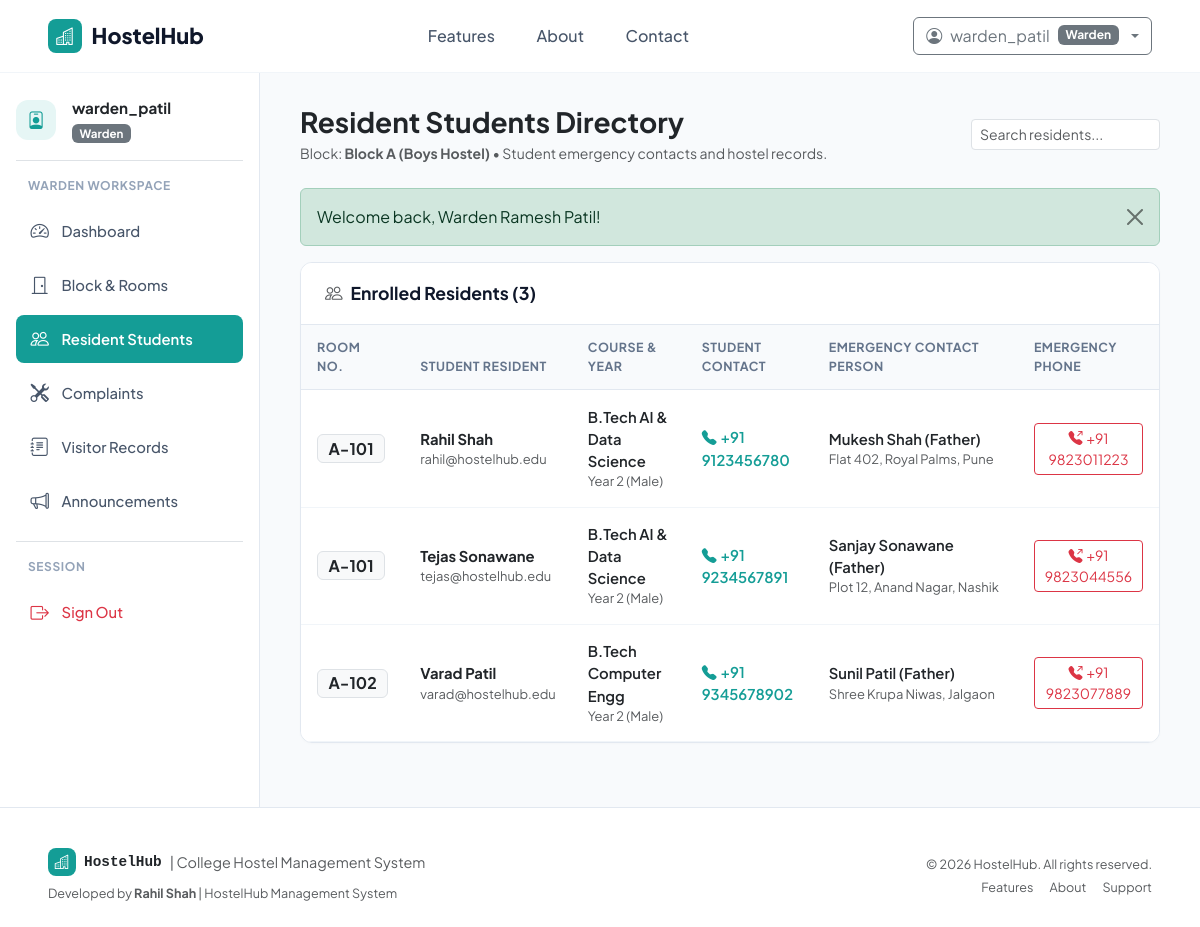
Page /warden/students.php (signed in) on the committed database.
### tables this page shows
CREATE TABLE `wardens` (
    `WardenID` INT AUTO_INCREMENT PRIMARY KEY,
    `Name` VARCHAR(100) NOT NULL,
    `Email` VARCHAR(100) NOT NULL UNIQUE,
    `Phone` VARCHAR(20) NOT NULL,
    `BlockID` INT NULL,
    `CreatedAt` TIMESTAMP DEFAULT CURRENT_TIMESTAMP,
    FOREIGN KEY (`BlockID`) REFERENCES `blocks`(`BlockID`) ON DELETE SET NULL
);

CREATE TABLE `blocks` (
    `BlockID` INT AUTO_INCREMENT PRIMARY KEY,
    `BlockName` VARCHAR(50) NOT NULL UNIQUE,
    `Gender` ENUM('Boys', 'Girls', 'Coed') NOT NULL,
    `Description` VARCHAR(255) NULL,
    `CreatedAt` TIMESTAMP DEFAULT CURRENT_TIMESTAMP
);

CREATE TABLE `students` (
    `StudentID` INT AUTO_INCREMENT PRIMARY KEY,
    `Name` VARCHAR(100) NOT NULL,
    `Email` VARCHAR(100) NOT NULL UNIQUE,
    `Phone` VARCHAR(20) NOT NULL,
    `Gender` ENUM('Male', 'Female', 'Other') NOT NULL,
    `Course` VARCHAR(100) NOT NULL,
    `Year` INT NOT NULL DEFAULT 1,
    `EmergencyContact` VARCHAR(100) NOT NULL,
    `EmergencyPhone` VARCHAR(20) NOT NULL,
    `Address` TEXT NULL,
    `RoomID` INT NULL,
    `CreatedAt` TIMESTAMP DEFAULT CURRENT_TIMESTAMP,
    FOREIGN KEY (`RoomID`) REFERENCES `rooms`(`RoomID`) ON DELETE SET NULL
);

CREATE TABLE `rooms` (
    `RoomID` INT AUTO_INCREMENT PRIMARY KEY,
    `RoomNumber` VARCHAR(20) NOT NULL,
    `Type` VARCHAR(50) NOT NULL DEFAULT 'Double',
    `Capacity` INT NOT NULL DEFAULT 2,
    `Occupied` INT NOT NULL DEFAULT 0,
    `FeePerSemester` DECIMAL(10,2) NOT NULL DEFAULT 25000.00,
    `Status` ENUM('Available', 'Full', 'Maintenance') NOT NULL DEFAULT 'Available',
    `BlockID` INT NOT NULL,
    `CreatedAt` TIMESTAMP DEFAULT CURRENT_TIMESTAMP,
    FOREIGN KEY (`BlockID`) REFERENCES `blocks`(`BlockID`) ON DELETE CASCADE,
    UNIQUE KEY `unique_block_room` (`BlockID`, `RoomNumber`)
);

### warden/students.php (the view, shortened to what this page needs)
<?php
require_once __DIR__ . '/../config/database.php';
require_once __DIR__ . '/../includes/helpers.php';
$wardenId = (int)($_SESSION['user']['WardenID'] ?? 0);
$wStmt = $pdo->prepare("SELECT w.*, b.BlockName FROM wardens w LEFT JOIN blocks b ON w.BlockID = b.BlockID WHERE w.WardenID = :wid");
$wStmt->execute([':wid' => $wardenId]);
$warden = $wStmt->fetch();
$blockId = $warden['BlockID'] ?? 0;
$students = [];
if ($blockId > 0) {
    $sStmt = $pdo->prepare("
        SELECT s.*, r.RoomNumber
        FROM students s
        JOIN rooms r ON s.RoomID = r.RoomID
        WHERE r.BlockID = :bid
        ORDER BY r.RoomNumber ASC, s.Name ASC
    ");
    $sStmt->execute([':bid' => $blockId]);
    $students = $sStmt->fetchAll();
}
require_once __DIR__ . '/../includes/header.php';
?>
<div class="dashboard-container">
    <?php require_once __DIR__ . '/../includes/sidebar.php'; ?>
    <main class="main-content">
        <div class="d-flex flex-wrap justify-content-between align-items-center mb-4 gap-3">
            <div>
                <h3 class="fw-bold text-dark mb-1">Resident Students Directory</h3>
                <p class="text-muted small mb-0">
                    Block: <strong><?= htmlspecialchars($warden['BlockName'] ?? 'Unassigned') ?></strong> &bull; Student emergency contacts and hostel records.
                </p>
            </div>
            <div style="max-width: 250px;">
                <input type="text" class="form-control form-control-sm" placeholder="Search residents..." data-table-search="#wardenStudentsTable">
            </div>
        </div>
        <div class="content-card">
            <div class="content-card-header">
                <h6 class="content-card-title"><i class="bi bi-people me-2 text-muted"></i>Enrolled Residents (<?= count($students) ?>)</h6>
            </div>
            <div class="table-responsive">
                <table class="table table-custom align-middle" id="wardenStudentsTable">
                    <thead>
                        <tr>
                            <th>Room No.</th>
                            <th>Student Resident</th>
                            <th>Course & Year</th>
                            <th>Student Contact</th>
                            <th>Emergency Contact Person</th>
                            <th>Emergency Phone</th>
                        </tr>
                    </thead>
                    <tbody>
                        <?php if (empty($students)): ?>
                            <tr><td colspan="6" class="text-center py-4 text-muted">No students allocated to this block yet.</td></tr>
                        <?php else: ?>
                            <?php foreach ($students as $st): ?>
                                <tr>
                                    <td>
                                        <span class="badge bg-light text-dark border fs-6"><?= htmlspecialchars($st['RoomNumber']) ?></span>
                                    </td>
                                    <td>
                                        <div class="fw-bold text-dark"><?= htmlspecialchars($st['Name']) ?></div>
                                        <div class="small text-muted"><?= htmlspecialchars($st['Email']) ?></div>
                                    </td>
                                    <td>
                                        <div class="fw-semibold text-dark"><?= htmlspecialchars($st['Course']) ?></div>
                                        <div class="small text-muted">Year <?= $st['Year'] ?> (<?= htmlspecialchars($st['Gender']) ?>)</div>
                                    </td>
                                    <td>
                                        <a href="tel:<?= htmlspecialchars($st['Phone']) ?>" class="text-decoration-none fw-semibold" style="color: var(--primary-teal);">
                                            <i class="bi bi-telephone-fill me-1"></i><?= htmlspecialchars($st['Phone']) ?>
                                        </a>
                                    </td>
                                    <td>
                                        <div class="fw-semibold text-dark"><?= htmlspecialchars($st['EmergencyContact']) ?></div>
                                        <div class="small text-muted text-truncate" style="max-width: 180px;"><?= htmlspecialchars($st['Address'] ?? '') ?></div>
                                    </td>
                                    <td>
                                        <a href="tel:<?= htmlspecialchars($st['EmergencyPhone']) ?>" class="btn btn-sm btn-outline-danger py-1 px-2">
                                            <i class="bi bi-telephone-outbound-fill me-1"></i><?= htmlspecialchars($st['EmergencyPhone']) ?>
                                        </a>
                                    </td>
                                </tr>
                            <?php endforeach; ?>
                        <?php endif; ?>
                    </tbody>
                </table>
            </div>
        </div>
    </main>
</div>
<?php require_once __DIR__ . '/../includes/footer.php'; ?>

### assets/css/style.css (style rules this page uses)
:root { --primary-teal: #149d96; --primary-teal-hover: #0f827c; --primary-teal-light: #e6f6f5; --primary-teal-border: #b2e4e1; --text-dark: #0f172a; --text-muted: #64748b; --bg-light: #f8fafc; --bg-card: #ffffff; --border-color: #e2e8f0; --sidebar-width: 260px; }
html, body { max-width: 100%; overflow-x: hidden; }
body { font-family: 'Plus Jakarta Sans', 'Inter', -apple-system, BlinkMacSystemFont, "Segoe UI", Roboto, sans-serif; color: var(--text-dark); background-color: var(--bg-light); min-height: 100vh; display: flex; flex-direction: column; }
.dashboard-container { display: flex; min-height: calc(100vh - 70px); }
.main-content { flex-grow: 1; padding: 2rem 2.5rem; background-color: var(--bg-light); overflow-x: hidden; }
.content-card { background: #ffffff; border: 1px solid var(--border-color); border-radius: 12px; box-shadow: 0 1px 3px rgba(0,0,0,0.02); margin-bottom: 2rem; overflow: hidden; }
.content-card-header { padding: 1.25rem 1.5rem; border-bottom: 1px solid var(--border-color); display: flex; align-items: center; justify-content: space-between; background-color: #ffffff; }
.content-card-title { font-size: 1.1rem; font-weight: 700; margin: 0; color: #0f172a; }
.table-custom { margin-bottom: 0; }
.table-custom th { font-size: 0.78rem; text-transform: uppercase; letter-spacing: 0.04em; color: #64748b; background-color: #f8fafc; border-bottom: 1px solid #e2e8f0; padding: 0.85rem 1rem; }
.table-custom td { padding: 0.95rem 1rem; vertical-align: middle; border-bottom: 1px solid #f1f5f9; font-size: 0.925rem; }

### rows in the picture
wardens: BlockID.BlockName "Block A (Boys Hostel)"
students: RoomID.RoomNumber "A-101", Name "Rahil Shah", Email "rahil@hostelhub.edu", Course "B.Tech AI & Data Science", Year "2", Gender "Male", Phone "+91 9123456780", EmergencyContact "Mukesh Shah (Father)", Address "Flat 402, Royal Palms, Pune", EmergencyPhone "+91 9823011223"
students: RoomID.RoomNumber "A-101", Name "Tejas Sonawane", Email "tejas@hostelhub.edu", Course "B.Tech AI & Data Science", Year "2", Gender "Male", Phone "+91 9234567891", EmergencyContact "Sanjay Sonawane (Father)", Address "Plot 12, Anand Nagar, Nashik", EmergencyPhone "+91 9823044556"
students: RoomID.RoomNumber "A-102", Name "Varad Patil", Email "varad@hostelhub.edu", Course "B.Tech Computer Engg", Year "2", Gender "Male", Phone "+91 9345678902", EmergencyContact "Sunil Patil (Father)", Address "Shree Krupa Niwas, Jalgaon", EmergencyPhone "+91 9823077889"

### other values in the picture
$currentUser['Username'] "warden_patil"
$currentUser['Role'] "Warden"
$_SESSION['user']['Username'] "warden_patil"
$role "Warden"
$message "Welcome back, Warden Ramesh Patil!"
count($students) "3"
APP_NAME "HostelHub"
APP_TITLE "College Hostel Management System"
